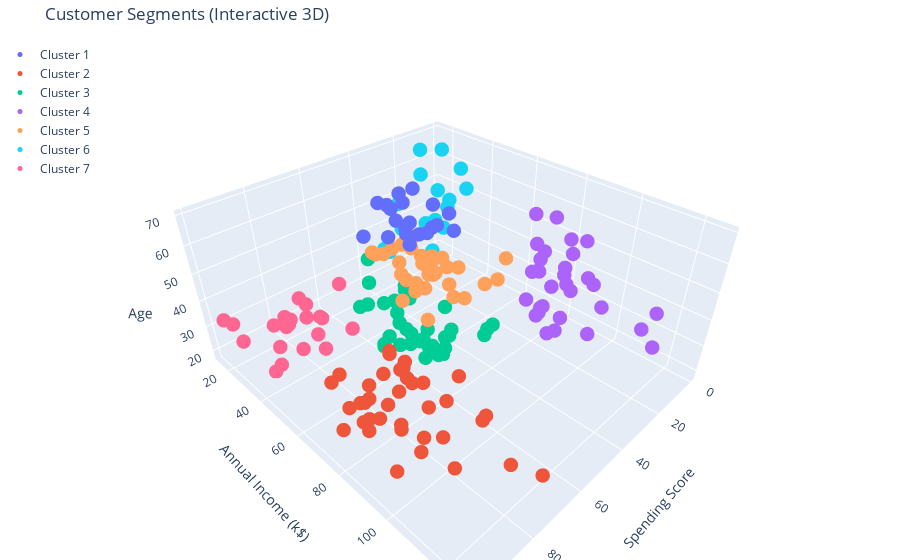

The code cell stored with this chart in its notebook:
### Markdown cell above
### Marketing Decision Framework

| **Decision Area** | **Actions** |
|-------------------|-------------|
| **Segmentation**  | * Identification of various bases for dividing the market<br>* Developing profiles of the marketing segments |
| **Targeting**     | * Evaluating the market segment for their attractiveness<br>* Deciding the market coverage strategy |
| **Positioning**   | * Identifying a set of possible competitive advantages of the brand<br>* Selecting the right competitive advantage<br>* Communicating the chosen competitive advantage to the target customers |

### Code cell
# Create traces for each cluster
trace0 = go.Scatter3d(
    x=df02['Spending Score (1-100)'],
    y=df02['Annual Income (k$)'],
    z=df02['Age'],
    mode='markers',
    marker=dict(size=5),
    name='Cluster 1'
)

trace1 = go.Scatter3d(
    x=df12['Spending Score (1-100)'],
    y=df12['Annual Income (k$)'],
    z=df12['Age'],
    mode='markers',
    marker=dict(size=5),
    name='Cluster 2'
)

trace2 = go.Scatter3d(
    x=df22['Spending Score (1-100)'],
    y=df22['Annual Income (k$)'],
    z=df22['Age'],
    mode='markers',
    marker=dict(size=5),
    name='Cluster 3'
)

trace3 = go.Scatter3d(
    x=df32['Spending Score (1-100)'],
    y=df32['Annual Income (k$)'],
    z=df32['Age'],
    mode='markers',
    marker=dict(size=5),
    name='Cluster 4'
)

trace4 = go.Scatter3d(
    x=df42['Spending Score (1-100)'],
    y=df42['Annual Income (k$)'],
    z=df42['Age'],
    mode='markers',
    marker=dict(size=5),
    name='Cluster 5'
)

trace5 = go.Scatter3d(
    x=df52['Spending Score (1-100)'],
    y=df52['Annual Income (k$)'],
    z=df52['Age'],
    mode='markers',
    marker=dict(size=5),
    name='Cluster 6'
)

trace6 = go.Scatter3d(
    x=df62['Spending Score (1-100)'],
    y=df62['Annual Income (k$)'],
    z=df62['Age'],
    mode='markers',
    marker=dict(size=5),
    name='Cluster 7'
)

# Combine all traces
data = [trace0, trace1, trace2, trace3, trace4, trace5, trace6]

# Layout configuration
layout = go.Layout(
    title='Customer Segments (Interactive 3D)',
    scene=dict(
        xaxis_title='Spending Score',
        yaxis_title='Annual Income (k$)',
        zaxis_title='Age'
    ),
    margin=dict(l=0, r=0, b=0, t=40),
    legend=dict(x=0, y=1)
)

# Plot figure
fig = go.Figure(data=data, layout=layout)
fig.show()

### Figure 1 — Plotly figure (JSON) as saved in the notebook; plotly's stock layout.template omitted (floating-point values rounded to 4 significant figures)
{"data": [{"marker": {"size": 5}, "mode": "markers", "name": "Cluster 1", "type": "scatter3d", "x": [35, 60, 46, 56, 52, 51, 48, 55, 49, 56, 47, 51, 41, 55, 59, 50, 43, 48, 52, 43], "y": [38, 43, 44, 46, 47, 48, 48, 49, 50, 50, 54, 54, 54, 59, 62, 63, 63, 63, 63, 65], "z": [65, 59, 69, 70, 67, 63, 68, 70, 60, 60, 59, 57, 67, 68, 67, 66, 68, 66, 65, 63]}, {"marker": {"size": 5}, "mode": "markers", "name": "Cluster 2", "type": "scatter3d", "x": [91, 77, 95, 75, 75, 71, 88, 73, 72, 93, 87, 97, 74, 90, 88, 76, 89, 78, 73, 83, 93, 75, 95, 63, 75, 92, 86, 69, 90, 86, 88, 97, 68, 85, 69, 91, 79, 74], "y": [69, 70, 71, 71, 71, 72, 73, 73, 74, 75, 76, 77, 77, 78, 78, 78, 78, 78, 78, 79, 81, 85, 86, 87, 87, 87, 88, 88, 93, 97, 98, 99, 101, 103, 103, 113, 120, 126], "z": [39, 31, 40, 38, 39, 31, 29, 32, 35, 32, 32, 28, 32, 34, 39, 38, 27, 30, 30, 29, 31, 36, 33, 32, 28, 36, 30, 27, 35, 32, 29, 30, 28, 36, 32, 38, 35, 32]}, {"marker": {"size": 5}, "mode": "markers", "name": "Cluster 3", "type": "scatter3d", "x": [39, 40, 61, 47, 42, 42, 60, 54, 51, 55, 59, 59, 47, 54, 52, 57, 55, 60, 41, 42, 52, 50, 49, 41, 55, 42, 54, 46, 48, 50, 56, 29, 34, 40], "y": [15, 17, 39, 40, 40, 40, 42, 43, 46, 46, 48, 48, 48, 54, 54, 54, 57, 58, 59, 60, 60, 60, 61, 62, 62, 62, 63, 64, 65, 65, 67, 70, 72, 76], "z": [19, 31, 31, 27, 29, 31, 33, 31, 27, 19, 18, 19, 32, 26, 23, 21, 22, 34, 18, 32, 24, 27, 20, 23, 26, 21, 19, 19, 18, 19, 27, 23, 25, 28]}, {"marker": {"size": 5}, "mode": "markers", "name": "Cluster 4", "type": "scatter3d", "x": [11, 9, 5, 7, 10, 5, 12, 22, 17, 20, 16, 1, 1, 5, 26, 20, 27, 13, 10, 13, 15, 14, 32, 15, 39, 24, 17, 23, 8, 16, 28], "y": [71, 71, 73, 73, 74, 75, 77, 78, 78, 78, 78, 78, 78, 81, 85, 86, 87, 87, 87, 88, 88, 93, 97, 98, 99, 101, 103, 103, 113, 120, 126], "z": [59, 47, 20, 44, 19, 57, 25, 34, 43, 44, 47, 37, 34, 19, 50, 42, 36, 40, 36, 52, 58, 59, 37, 46, 41, 54, 41, 34, 33, 47, 45]}, {"marker": {"size": 5}, "mode": "markers", "name": "Cluster 5", "type": "scatter3d", "x": [36, 55, 52, 45, 41, 50, 46, 59, 50, 42, 53, 48, 42, 55, 44, 46, 58, 46, 49, 40, 47, 42, 48, 56, 46, 42, 59, 43, 57, 40, 58, 35, 36, 35], "y": [39, 40, 42, 43, 43, 44, 46, 47, 48, 49, 54, 54, 54, 54, 54, 54, 57, 58, 60, 60, 60, 61, 62, 62, 63, 64, 65, 67, 67, 67, 69, 71, 77, 79], "z": [48, 50, 49, 50, 47, 51, 53, 54, 43, 47, 45, 40, 49, 38, 46, 48, 55, 50, 48, 40, 47, 48, 49, 49, 54, 38, 49, 51, 50, 38, 40, 43, 48, 56]}, {"marker": {"size": 5}, "mode": "markers", "name": "Cluster 6", "type": "scatter3d", "x": [6, 6, 3, 14, 15, 13, 35, 29, 35, 5, 14, 32, 31, 4, 4, 14, 17, 26, 28], "y": [16, 18, 19, 19, 20, 20, 21, 23, 24, 25, 28, 28, 29, 30, 33, 33, 34, 37, 39], "z": [20, 35, 64, 67, 58, 37, 35, 52, 35, 46, 54, 45, 40, 60, 53, 49, 42, 36, 49]}, {"marker": {"size": 5}, "mode": "markers", "name": "Cluster 7", "type": "scatter3d", "x": [81, 77, 76, 94, 72, 99, 77, 79, 66, 98, 73, 73, 82, 61, 87, 73, 92, 81, 73, 75, 92, 65], "y": [15, 16, 17, 18, 19, 19, 20, 20, 21, 23, 24, 25, 28, 28, 29, 30, 33, 33, 34, 37, 38, 39], "z": [21, 23, 22, 23, 30, 35, 24, 22, 20, 35, 25, 31, 29, 35, 23, 21, 18, 21, 30, 20, 24, 24]}], "layout": {"legend": {"x": 0, "y": 1}, "margin": {"b": 0, "l": 0, "r": 0, "t": 40}, "scene": {"xaxis": {"title": {"text": "Spending Score"}}, "yaxis": {"title": {"text": "Annual Income (k$)"}}, "zaxis": {"title": {"text": "Age"}}}, "title": {"text": "Customer Segments (Interactive 3D)"}}}
